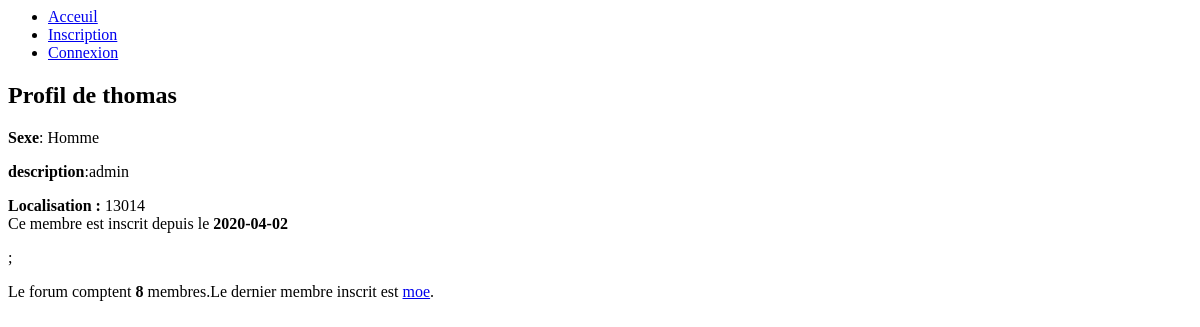
The app's page /profil.php?id=1&action=consulter with its own data.
### tables this page shows
CREATE TABLE IF NOT EXISTS `utilisateurs` (
  `id` int(11) NOT NULL AUTO_INCREMENT,
  `login` varchar(255) NOT NULL,
  `password` varchar(255) NOT NULL,
  `nom` varchar(255) NOT NULL,
  `prenom` varchar(255) NOT NULL,
  `sexe` varchar(255) NOT NULL,
  `email` varchar(255) NOT NULL,
  `localisation` varchar(255) NOT NULL,
  `description` varchar(255) NOT NULL,
  `date` date NOT NULL DEFAULT current_timestamp(),
  `grade` int(11) NOT NULL DEFAULT 3,
  PRIMARY KEY (`id`)
);

### profil.php (the view, shortened to what this page needs)
<html>
	<head>
		<link rel="stylesheet" href="index.css"/>
    </head>
    <body>
         <header class="topnav">
            <nav>
                <ul>
                    <?php include('header.php') ?>
                </ul>
            </nav>
        </header>
        <main>
            <section>
                <?php
                if(isset($_GET['action']))
                {
                    $id = $_GET['id'];
                    $connexion = mysqli_connect("localhost", "root", "", "forum");
                    $sql = "SELECT * FROM utilisateurs WHERE id = '$id'";
                    $query = mysqli_query($connexion, $sql);
                    $data = mysqli_fetch_array($query);
                    echo' <article class="press"><h2>Profil de '.$data['login'].'</h2>';
                    echo'<p><strong>Sexe</strong>: '.$data['sexe'].'</p>';
                    echo'<p><strong>description</strong>:' .$data['description'].'</p>';
                        echo'<p><strong>Localisation : </strong>  '.$data['localisation'].'</a><br />';
                        echo'Ce membre est inscrit depuis le <strong>'.$data['date'].'</strong></article>;';
                    }
?>
            </section>
        </main>
        <footer>
<?php include('footer.php') ?>
	</footer>
</body>
</html>

### footer.php
<?php
$connexion = mysqli_connect("localhost", "root", "", "forum");
$totalmenbre ='SELECT COUNT(*) FROM utilisateurs';
$req='SELECT login,id FROM utilisateurs ORDER BY id DESC';
$query2 = mysqli_query($connexion,$req);
$dataa =mysqli_fetch_array($query2);
$derniermembre = stripslashes(htmlspecialchars($dataa[0]));
$query = mysqli_query($connexion,$totalmenbre);
$data = mysqli_fetch_array($query);
    echo'<p>Le forum comptent <strong>'.$data[0].'</strong> membres.';
    echo'Le dernier membre inscrit est <a href="profil.php?id='.$dataa[1].'&amp;action=consulter">'.$derniermembre.'</a>.</p>';
?>

### records on screen
utilisateurs: login "thomas", sexe "Homme", description "admin", localisation "13014", date "2020-04-02"
utilisateurs: login "moe"

### other values on screen
$data[0] "8"
